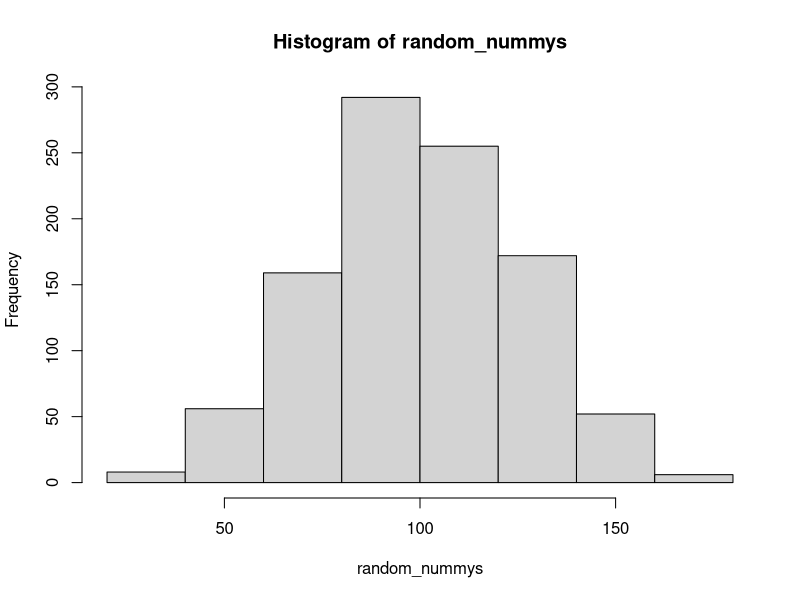

The R source for this figure:
## ---- chunk 1

random_nummys = rnorm(1000,100,25)
hist(random_nummys)

